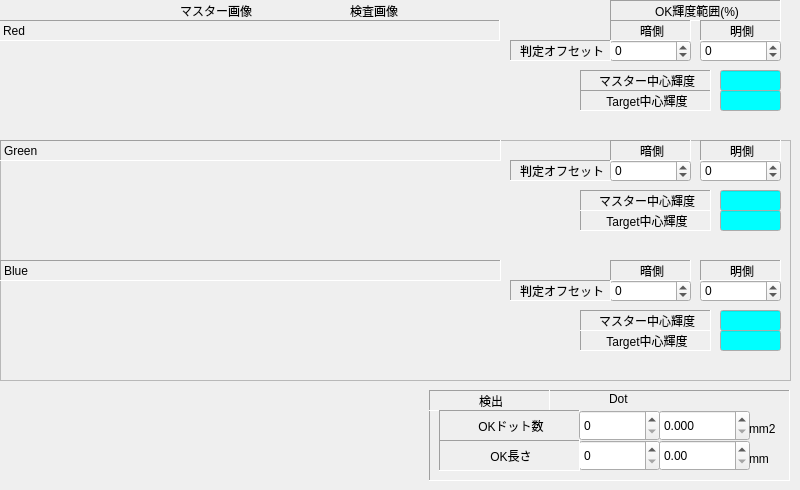
     <widget class="QWidget" name="Broad">
      <widget class="QLabel" name="label_7">
       <property name="geometry">
        <rect>
         <x>350</x>
         <y>0</y>
         <width>131</width>
         <height>21</height>
        </rect>
       </property>
       <property name="text">
        <string>検査画像</string>
       </property>
      </widget>
      <widget class="QSpinBox" name="EditRThrOffsetBL">
       <property name="geometry">
        <rect>
         <x>610</x>
         <y>40</y>
         <width>81</width>
         <height>22</height>
        </rect>
       </property>
       <property name="minimum">
        <number>-256</number>
       </property>
       <property name="maximum">
        <number>256</number>
       </property>
       <property name="value">
        <number>0</number>
       </property>
      </widget>
      <widget class="QLabel" name="label_2">
       <property name="geometry">
        <rect>
         <x>-1</x>
         <y>20</y>
         <width>501</width>
         <height>21</height>
        </rect>
       </property>
       <property name="frameShape">
        <enum>QFrame::Panel</enum>
       </property>
       <property name="frameShadow">
        <enum>QFrame::Sunken</enum>
       </property>
       <property name="text">
        <string>Red</string>
       </property>
      </widget>
      <widget class="QLabel" name="label_38">
       <property name="geometry">
        <rect>
         <x>510</x>
         <y>40</y>
         <width>101</width>
         <height>21</height>
        </rect>
       </property>
       <property name="frameShape">
        <enum>QFrame::Panel</enum>
       </property>
       <property name="frameShadow">
        <enum>QFrame::Sunken</enum>
       </property>
       <property name="text">
        <string>判定オフセット</string>
       </property>
       <property name="alignment">
        <set>Qt::AlignCenter|Qt::AlignHCenter|Qt::AlignLeading|Qt::AlignLeft|Qt::AlignVCenter</set>
       </property>
      </widget>
      <widget class="QLabel" name="label_3">
       <property name="geometry">
        <rect>
         <x>180</x>
         <y>0</y>
         <width>131</width>
         <height>21</height>
        </rect>
       </property>
       <property name="text">
        <string>マスター画像</string>
       </property>
      </widget>
      <widget class="QSpinBox" name="EditRThrOffsetBH">
       <property name="geometry">
        <rect>
         <x>700</x>
         <y>40</y>
         <width>81</width>
         <height>22</height>
        </rect>
       </property>
       <property name="minimum">
        <number>-256</number>
       </property>
       <property name="maximum">
        <number>256</number>
       </property>
       <property name="value">
        <number>0</number>
       </property>
      </widget>
      <widget class="QLabel" name="label_47">
       <property name="geometry">
        <rect>
         <x>580</x>
         <y>70</y>
         <width>131</width>
         <height>21</height>
        </rect>
       </property>
       <property name="frameShape">
        <enum>QFrame::Panel</enum>
       </property>
       <property name="frameShadow">
        <enum>QFrame::Sunken</enum>
       </property>
       <property name="text">
        <string>マスター中心輝度</string>
       </property>
       <property name="alignment">
        <set>Qt::AlignCenter|Qt::AlignHCenter|Qt::AlignLeading|Qt::AlignLeft|Qt::AlignVCenter</set>
       </property>
      </widget>
      <widget class="QLabel" name="label_48">
       <property name="geometry">
        <rect>
         <x>580</x>
         <y>90</y>
         <width>131</width>
         <height>21</height>
        </rect>
       </property>
       <property name="frameShape">
        <enum>QFrame::Panel</enum>
       </property>
       <property name="frameShadow">
        <enum>QFrame::Sunken</enum>
       </property>
       <property name="text">
        <string>Target中心輝度</string>
       </property>
       <property name="alignment">
        <set>Qt::AlignCenter|Qt::AlignHCenter|Qt::AlignLeading|Qt::AlignLeft|Qt::AlignVCenter</set>
       </property>
      </widget>
      <widget class="QLineEdit" name="EditCenterBrightTargetBR">
       <property name="geometry">
        <rect>
         <x>720</x>
         <y>90</y>
         <width>61</width>
         <height>21</height>
        </rect>
       </property>
       <property name="palette">
        <palette>
         <active>
          <colorrole role="Base">
           <brush brushstyle="SolidPattern">
            <color alpha="255">
             <red>0</red>
             <green>255</green>
             <blue>255</blue>
            </color>
           </brush>
          </colorrole>
         </active>
         <inactive>
          <colorrole role="Base">
           <brush brushstyle="SolidPattern">
            <color alpha="255">
             <red>0</red>
             <green>255</green>
             <blue>255</blue>
            </color>
           </brush>
          </colorrole>
         </inactive>
         <disabled>
          <colorrole role="Base">
           <brush brushstyle="SolidPattern">
            <color alpha="255">
             <red>192</red>
             <green>192</green>
             <blue>192</blue>
            </color>
           </brush>
          </colorrole>
         </disabled>
        </palette>
       </property>
       <property name="alignment">
        <set>Qt::AlignRight|Qt::AlignTrailing|Qt::AlignVCenter</set>
       </property>
      </widget>
      <widget class="QLabel" name="label_17">
       <property name="geometry">
        <rect>
         <x>610</x>
         <y>0</y>
         <width>171</width>
         <height>21</height>
        </rect>
       </property>
       <property name="frameShape">
        <enum>QFrame::Panel</enum>
       </property>
       <property name="frameShadow">
        <enum>QFrame::Sunken</enum>
       </property>
       <property name="text">
        <string>OK輝度範囲(%)</string>
       </property>
       <property name="alignment">
        <set>Qt::AlignCenter|Qt::AlignHCenter|Qt::AlignLeading|Qt::AlignLeft|Qt::AlignVCenter</set>
       </property>
      </widget>
      <widget class="QFrame" name="frame_2">
       <property name="geometry">
        <rect>
         <x>429</x>
         <y>390</y>
         <width>361</width>
         <height>91</height>
        </rect>
       </property>
       <property name="frameShape">
        <enum>QFrame::Panel</enum>
       </property>
       <property name="frameShadow">
        <enum>QFrame::Sunken</enum>
       </property>
       <widget class="QLabel" name="label_153">
        <property name="geometry">
         <rect>
          <x>0</x>
          <y>0</y>
          <width>121</width>
          <height>21</height>
         </rect>
        </property>
        <property name="frameShape">
         <enum>QFrame::Panel</enum>
        </property>
        <property name="frameShadow">
         <enum>QFrame::Sunken</enum>
        </property>
        <property name="text">
         <string>検出</string>
        </property>
        <property name="alignment">
         <set>Qt::AlignCenter|Qt::AlignHCenter|Qt::AlignLeading|Qt::AlignLeft|Qt::AlignVCenter</set>
        </property>
       </widget>
       <widget class="QLabel" name="label_37">
        <property name="geometry">
         <rect>
          <x>320</x>
          <y>60</y>
          <width>41</width>
          <height>18</height>
         </rect>
        </property>
        <property name="text">
         <string>mm</string>
        </property>
       </widget>
       <widget class="QLabel" name="label_18">
        <property name="geometry">
         <rect>
          <x>10</x>
          <y>20</y>
          <width>141</width>
          <height>31</height>
         </rect>
        </property>
        <property name="frameShape">
         <enum>QFrame::Panel</enum>
        </property>
        <property name="frameShadow">
         <enum>QFrame::Sunken</enum>
        </property>
        <property name="text">
         <string>OKドット数</string>
        </property>
        <property name="alignment">
         <set>Qt::AlignCenter|Qt::AlignHCenter|Qt::AlignLeading|Qt::AlignLeft|Qt::AlignVCenter</set>
        </property>
       </widget>
       <widget class="QLabel" name="label_10">
        <property name="geometry">
         <rect>
          <x>180</x>
          <y>0</y>
          <width>61</width>
          <height>18</height>
         </rect>
        </property>
        <property name="text">
         <string>Dot</string>
        </property>
       </widget>
       <widget class="QDoubleSpinBox" name="doubleSpinBoxOKDotBMM">
        <property name="geometry">
         <rect>
          <x>230</x>
          <y>20</y>
          <width>91</width>
          <height>31</height>
         </rect>
        </property>
        <property name="decimals">
         <number>3</number>
        </property>
        <property name="maximum">
         <double>99999999.000000000000000</double>
        </property>
        <property name="singleStep">
         <double>0.100000000000000</double>
        </property>
       </widget>
       <widget class="QSpinBox" name="EditOKDotB">
        <property name="geometry">
         <rect>
          <x>150</x>
          <y>20</y>
          <width>81</width>
          <height>31</height>
         </rect>
        </property>
        <property name="maximum">
         <number>99999999</number>
        </property>
       </widget>
       <widget class="QLabel" name="label_11">
        <property name="geometry">
         <rect>
          <x>320</x>
          <y>30</y>
          <width>41</width>
          <height>18</height>
         </rect>
        </property>
        <property name="text">
         <string>mm2</string>
        </property>
       </widget>
       <widget class="QSpinBox" name="EditOKLengthB">
        <property name="geometry">
         <rect>
          <x>150</x>
          <y>50</y>
          <width>81</width>
          <height>31</height>
         </rect>
        </property>
        <property name="maximum">
         <number>99999999</number>
        </property>
       </widget>
       <widget class="QDoubleSpinBox" name="doubleSpinBoxOKLengthBMM">
        <property name="geometry">
         <rect>
          <x>230</x>
          <y>50</y>
          <width>91</width>
          <height>31</height>
         </rect>
        </property>
        <property name="maximum">
         <double>99999999.000000000000000</double>
        </property>
       </widget>
       <widget class="QLabel" name="label_35">
        <property name="geometry">
         <rect>
          <x>10</x>
          <y>50</y>
          <width>141</width>
          <height>31</height>
         </rect>
        </property>
        <property name="frameShape">
         <enum>QFrame::Panel</enum>
        </property>
        <property name="frameShadow">
         <enum>QFrame::Sunken</enum>
        </property>
        <property name="text">
         <string>OK長さ</string>
        </property>
        <property name="alignment">
         <set>Qt::AlignCenter|Qt::AlignHCenter|Qt::AlignLeading|Qt::AlignLeft|Qt::AlignVCenter</set>
        </property>
       </widget>
      </widget>
      <widget class="QFrame" name="frameLineGraphBR">
       <property name="geometry">
        <rect>
         <x>0</x>
         <y>40</y>
         <width>501</width>
         <height>91</height>
        </rect>
       </property>
       <property name="frameShape">
        <enum>QFrame::NoFrame</enum>
       </property>
       <property name="frameShadow">
        <enum>QFrame::Plain</enum>
       </property>
      </widget>
      <widget class="QLabel" name="label_19">
       <property name="geometry">
        <rect>
         <x>610</x>
         <y>20</y>
         <width>81</width>
         <height>21</height>
        </rect>
       </property>
       <property name="frameShape">
        <enum>QFrame::Panel</enum>
       </property>
       <property name="frameShadow">
        <enum>QFrame::Sunken</enum>
       </property>
       <property name="text">
        <string>暗側</string>
       </property>
       <property name="alignment">
        <set>Qt::AlignCenter|Qt::AlignHCenter|Qt::AlignLeading|Qt::AlignLeft|Qt::AlignVCenter</set>
       </property>
      </widget>
      <widget class="QFrame" name="frameColor">
       <property name="geometry">
        <rect>
         <x>0</x>
         <y>140</y>
         <width>791</width>
         <height>241</height>
        </rect>
       </property>
       <property name="frameShape">
        <enum>QFrame::StyledPanel</enum>
       </property>
       <property name="frameShadow">
        <enum>QFrame::Raised</enum>
       </property>
       <widget class="QLabel" name="label_52">
        <property name="geometry">
         <rect>
          <x>580</x>
          <y>190</y>
          <width>131</width>
          <height>21</height>
         </rect>
        </property>
        <property name="frameShape">
         <enum>QFrame::Panel</enum>
        </property>
        <property name="frameShadow">
         <enum>QFrame::Sunken</enum>
        </property>
        <property name="text">
         <string>Target中心輝度</string>
        </property>
        <property name="alignment">
         <set>Qt::AlignCenter|Qt::AlignHCenter|Qt::AlignLeading|Qt::AlignLeft|Qt::AlignVCenter</set>
        </property>
       </widget>
       <widget class="QLabel" name="label_9">
        <property name="geometry">
         <rect>
          <x>0</x>
          <y>120</y>
          <width>501</width>
          <height>21</height>
         </rect>
        </property>
        <property name="frameShape">
         <enum>QFrame::Panel</enum>
        </property>
        <property name="frameShadow">
         <enum>QFrame::Sunken</enum>
        </property>
        <property name="text">
         <string>Blue</string>
        </property>
       </widget>
       <widget class="QLabel" name="label_22">
        <property name="geometry">
         <rect>
          <x>610</x>
          <y>0</y>
          <width>81</width>
          <height>21</height>
         </rect>
        </property>
        <property name="frameShape">
         <enum>QFrame::Panel</enum>
        </property>
        <property name="frameShadow">
         <enum>QFrame::Sunken</enum>
        </property>
        <property name="text">
         <string>暗側</string>
        </property>
        <property name="alignment">
         <set>Qt::AlignCenter|Qt::AlignHCenter|Qt::AlignLeading|Qt::AlignLeft|Qt::AlignVCenter</set>
        </property>
       </widget>
       <widget class="QLineEdit" name="EditCenterBrightTargetBG">
        <property name="geometry">
         <rect>
          <x>720</x>
          <y>70</y>
          <width>61</width>
          <height>21</height>
         </rect>
        </property>
        <property name="palette">
         <palette>
          <active>
           <colorrole role="Base">
            <brush brushstyle="SolidPattern">
             <color alpha="255">
              <red>0</red>
              <green>255</green>
              <blue>255</blue>
             </color>
            </brush>
           </colorrole>
          </active>
          <inactive>
           <colorrole role="Base">
            <brush brushstyle="SolidPattern">
             <color alpha="255">
              <red>0</red>
              <green>255</green>
              <blue>255</blue>
             </color>
            </brush>
           </colorrole>
          </inactive>
          <disabled>
           <colorrole role="Base">
            <brush brushstyle="SolidPattern">
             <color alpha="255">
              <red>192</red>
              <green>192</green>
              <blue>192</blue>
             </color>
            </brush>
           </colorrole>
          </disabled>
         </palette>
        </property>
        <property name="alignment">
         <set>Qt::AlignRight|Qt::AlignTrailing|Qt::AlignVCenter</set>
        </property>
       </widget>
       <widget class="QLabel" name="label_50">
        <property name="geometry">
         <rect>
          <x>580</x>
          <y>70</y>
          <width>131</width>
          <height>21</height>
         </rect>
        </property>
        <property name="frameShape">
         <enum>QFrame::Panel</enum>
        </property>
        <property name="frameShadow">
         <enum>QFrame::Sunken</enum>
        </property>
        <property name="text">
         <string>Target中心輝度</string>
        </property>
        <property name="alignment">
         <set>Qt::AlignCenter|Qt::AlignHCenter|Qt::AlignLeading|Qt::AlignLeft|Qt::AlignVCenter</set>
        </property>
       </widget>
       <widget class="QLineEdit" name="EditCenterBrightMasterBB">
        <property name="geometry">
         <rect>
          <x>720</x>
          <y>170</y>
          <width>61</width>
          <height>21</height>
         </rect>
        </property>
        <property name="palette">
         <palette>
          <active>
           <colorrole role="Base">
            <brush brushstyle="SolidPattern">
             <color alpha="255">
              <red>0</red>
              <green>255</green>
              <blue>255</blue>
             </color>
            </brush>
           </colorrole>
          </active>
          <inactive>
           <colorrole role="Base">
            <brush brushstyle="SolidPattern">
             <color alpha="255">
              <red>0</red>
              <green>255</green>
              <blue>255</blue>
             </color>
            </brush>
           </colorrole>
          </inactive>
          <disabled>
           <colorrole role="Base">
            <brush brushstyle="SolidPattern">
             <color alpha="255">
              <red>192</red>
              <green>192</green>
              <blue>192</blue>
             </color>
            </brush>
           </colorrole>
          </disabled>
         </palette>
        </property>
        <property name="alignment">
         <set>Qt::AlignRight|Qt::AlignTrailing|Qt::AlignVCenter</set>
        </property>
       </widget>
       <widget class="QFrame" name="frameLineGraphBB">
        <property name="geometry">
         <rect>
          <x>0</x>
          <y>140</y>
          <width>501</width>
          <height>91</height>
         </rect>
        </property>
        <property name="frameShape">
         <enum>QFrame::NoFrame</enum>
        </property>
        <property name="frameShadow">
         <enum>QFrame::Plain</enum>
        </property>
       </widget>
       <widget class="QLabel" name="label_51">
        <property name="geometry">
         <rect>
          <x>580</x>
          <y>170</y>
          <width>131</width>
          <height>21</height>
         </rect>
        </property>
        <property name="frameShape">
         <enum>QFrame::Panel</enum>
        </property>
        <property name="frameShadow">
         <enum>QFrame::Sunken</enum>
        </property>
        <property name="text">
         <string>マスター中心輝度</string>
        </property>
        <property name="alignment">
         <set>Qt::AlignCenter|Qt::AlignHCenter|Qt::AlignLeading|Qt::AlignLeft|Qt::AlignVCenter</set>
        </property>
       </widget>
       <widget class="QFrame" name="frameLineGraphBG">
        <property name="geometry">
         <rect>
          <x>0</x>
          <y>20</y>
          <width>501</width>
          <height>91</height>
         </rect>
        </property>
        <property name="frameShape">
         <enum>QFrame::NoFrame</enum>
        </property>
        <property name="frameShadow">
         <enum>QFrame::Plain</enum>
        </property>
       </widget>
       <widget class="QLabel" name="label_21">
        <property name="geometry">
         <rect>
          <x>700</x>
          <y>0</y>
          <width>81</width>
          <height>21</height>
         </rect>
        </property>
        <property name="frameShape">
         <enum>QFrame::Panel</enum>
        </property>
        <property name="frameShadow">
         <enum>QFrame::Sunken</enum>
        </property>
        <property name="text">
         <string>明側</string>
        </property>
        <property name="alignment">
         <set>Qt::AlignCenter|Qt::AlignHCenter|Qt::AlignLeading|Qt::AlignLeft|Qt::AlignVCenter</set>
        </property>
       </widget>
       <widget class="QLabel" name="label_23">
        <property name="geometry">
         <rect>
          <x>700</x>
          <y>120</y>
          <width>81</width>
          <height>21</height>
         </rect>
        </property>
        <property name="frameShape">
         <enum>QFrame::Panel</enum>
        </property>
        <property name="frameShadow">
         <enum>QFrame::Sunken</enum>
        </property>
        <property name="text">
         <string>明側</string>
        </property>
        <property name="alignment">
         <set>Qt::AlignCenter|Qt::AlignHCenter|Qt::AlignLeading|Qt::AlignLeft|Qt::AlignVCenter</set>
        </property>
       </widget>
       <widget class="QLineEdit" name="EditCenterBrightMasterBG">
        <property name="geometry">
         <rect>
          <x>720</x>
          <y>50</y>
          <width>61</width>
          <height>21</height>
         </rect>
        </property>
        <property name="palette">
         <palette>
          <active>
           <colorrole role="Base">
            <brush brushstyle="SolidPattern">
             <color alpha="255">
              <red>0</red>
              <green>255</green>
              <blue>255</blue>
             </color>
            </brush>
           </colorrole>
          </active>
          <inactive>
           <colorrole role="Base">
            <brush brushstyle="SolidPattern">
             <color alpha="255">
              <red>0</red>
              <green>255</green>
              <blue>255</blue>
             </color>
            </brush>
           </colorrole>
          </inactive>
          <disabled>
           <colorrole role="Base">
            <brush brushstyle="SolidPattern">
             <color alpha="255">
              <red>192</red>
              <green>192</green>
              <blue>192</blue>
             </color>
            </brush>
           </colorrole>
          </disabled>
         </palette>
        </property>
        <property name="alignment">
         <set>Qt::AlignRight|Qt::AlignTrailing|Qt::AlignVCenter</set>
        </property>
       </widget>
       <widget class="QLineEdit" name="EditCenterBrightTargetBB">
        <property name="geometry">
         <rect>
          <x>720</x>
          <y>190</y>
          <width>61</width>
          <height>21</height>
         </rect>
        </property>
        <property name="palette">
         <palette>
          <active>
           <colorrole role="Base">
            <brush brushstyle="SolidPattern">
             <color alpha="255">
              <red>0</red>
              <green>255</green>
              <blue>255</blue>
             </color>
            </brush>
           </colorrole>
          </active>
          <inactive>
           <colorrole role="Base">
            <brush brushstyle="SolidPattern">
             <color alpha="255">
              <red>0</red>
              <green>255</green>
              <blue>255</blue>
             </color>
            </brush>
           </colorrole>
          </inactive>
          <disabled>
           <colorrole role="Base">
            <brush brushstyle="SolidPattern">
             <color alpha="255">
              <red>192</red>
              <green>192</green>
              <blue>192</blue>
             </color>
            </brush>
           </colorrole>
          </disabled>
         </palette>
        </property>
        <property name="alignment">
         <set>Qt::AlignRight|Qt::AlignTrailing|Qt::AlignVCenter</set>
        </property>
       </widget>
       <widget class="QLabel" name="label_8">
        <property name="geometry">
         <rect>
          <x>0</x>
          <y>0</y>
          <width>501</width>
          <height>21</height>
         </rect>
        </property>
        <property name="frameShape">
         <enum>QFrame::Panel</enum>
        </property>
        <property name="frameShadow">
         <enum>QFrame::Sunken</enum>
        </property>
        <property name="text">
         <string>Green</string>
        </property>
       </widget>
       <widget class="QLabel" name="label_49">
        <property name="geometry">
         <rect>
          <x>580</x>
          <y>50</y>
          <width>131</width>
          <height>21</height>
         </rect>
        </property>
        <property name="frameShape">
         <enum>QFrame::Panel</enum>
        </property>
        <property name="frameShadow">
         <enum>QFrame::Sunken</enum>
        </property>
        <property name="text">
         <string>マスター中心輝度</string>
        </property>
        <property name="alignment">
         <set>Qt::AlignCenter|Qt::AlignHCenter|Qt::AlignLeading|Qt::AlignLeft|Qt::AlignVCenter</set>
        </property>
       </widget>
       <widget class="QLabel" name="label_24">
        <property name="geometry">
         <rect>
          <x>610</x>
          <y>120</y>
          <width>81</width>
          <height>21</height>
         </rect>
        </property>
        <property name="frameShape">
         <enum>QFrame::Panel</enum>
        </property>
        <property name="frameShadow">
         <enum>QFrame::Sunken</enum>
        </property>
        <property name="text">
         <string>暗側</string>
        </property>
        <property name="alignment">
         <set>Qt::AlignCenter|Qt::AlignHCenter|Qt::AlignLeading|Qt::AlignLeft|Qt::AlignVCenter</set>
        </property>
       </widget>
      </widget>
      <widget class="QLineEdit" name="EditCenterBrightMasterBR">
       <property name="geometry">
        <rect>
         <x>720</x>
         <y>70</y>
         <width>61</width>
         <height>21</height>
        </rect>
       </property>
       <property name="palette">
        <palette>
         <active>
          <colorrole role="Base">
           <brush brushstyle="SolidPattern">
            <color alpha="255">
             <red>0</red>
             <green>255</green>
             <blue>255</blue>
            </color>
           </brush>
          </colorrole>
         </active>
         <inactive>
          <colorrole role="Base">
           <brush brushstyle="SolidPattern">
            <color alpha="255">
             <red>0</red>
             <green>255</green>
             <blue>255</blue>
            </color>
           </brush>
          </colorrole>
         </inactive>
         <disabled>
          <colorrole role="Base">
           <brush brushstyle="SolidPattern">
            <color alpha="255">
             <red>192</red>
             <green>192</green>
             <blue>192</blue>
            </color>
           </brush>
          </colorrole>
         </disabled>
        </palette>
       </property>
       <property name="alignment">
        <set>Qt::AlignRight|Qt::AlignTrailing|Qt::AlignVCenter</set>
       </property>
      </widget>
      <widget class="QLabel" name="label_20">
       <property name="geometry">
        <rect>
         <x>700</x>
         <y>20</y>
         <width>81</width>
         <height>21</height>
        </rect>
       </property>
       <property name="frameShape">
        <enum>QFrame::Panel</enum>
       </property>
       <property name="frameShadow">
        <enum>QFrame::Sunken</enum>
       </property>
       <property name="text">
        <string>明側</string>
       </property>
       <property name="alignment">
        <set>Qt::AlignCenter|Qt::AlignHCenter|Qt::AlignLeading|Qt::AlignLeft|Qt::AlignVCenter</set>
       </property>
      </widget>
      <widget class="QFrame" name="frameMasterB">
       <property name="geometry">
        <rect>
         <x>160</x>
         <y>0</y>
         <width>21</width>
         <height>21</height>
        </rect>
       </property>
       <property name="frameShape">
        <enum>QFrame::NoFrame</enum>
       </property>
       <property name="frameShadow">
        <enum>QFrame::Plain</enum>
       </property>
      </widget>
      <widget class="QFrame" name="frameTargetB">
       <property name="geometry">
        <rect>
         <x>330</x>
         <y>0</y>
         <width>21</width>
         <height>21</height>
        </rect>
       </property>
       <property name="frameShape">
        <enum>QFrame::NoFrame</enum>
       </property>
       <property name="frameShadow">
        <enum>QFrame::Plain</enum>
       </property>
      </widget>
      <widget class="QFrame" name="frameThresholdB">
       <property name="geometry">
        <rect>
         <x>530</x>
         <y>0</y>
         <width>21</width>
         <height>21</height>
        </rect>
       </property>
       <property name="frameShape">
        <enum>QFrame::NoFrame</enum>
       </property>
       <property name="frameShadow">
        <enum>QFrame::Plain</enum>
       </property>
      </widget>
      <widget class="QSpinBox" name="EditBThrOffsetBH">
       <property name="geometry">
        <rect>
         <x>700</x>
         <y>280</y>
         <width>81</width>
         <height>22</height>
        </rect>
       </property>
       <property name="minimum">
        <number>-256</number>
       </property>
       <property name="maximum">
        <number>256</number>
       </property>
       <property name="value">
        <number>0</number>
       </property>
      </widget>
      <widget class="QLabel" name="label_39">
       <property name="geometry">
        <rect>
         <x>510</x>
         <y>160</y>
         <width>101</width>
         <height>21</height>
        </rect>
       </property>
       <property name="frameShape">
        <enum>QFrame::Panel</enum>
       </property>
       <property name="frameShadow">
        <enum>QFrame::Sunken</enum>
       </property>
       <property name="text">
        <string>判定オフセット</string>
       </property>
       <property name="alignment">
        <set>Qt::AlignCenter|Qt::AlignHCenter|Qt::AlignLeading|Qt::AlignLeft|Qt::AlignVCenter</set>
       </property>
      </widget>
      <widget class="QSpinBox" name="EditGThrOffsetBL">
       <property name="geometry">
        <rect>
         <x>610</x>
         <y>160</y>
         <width>81</width>
         <height>22</height>
        </rect>
       </property>
       <property name="minimum">
        <number>-256</number>
       </property>
       <property name="maximum">
        <number>256</number>
       </property>
       <property name="value">
        <number>0</number>
       </property>
      </widget>
      <widget class="QSpinBox" name="EditGThrOffsetBH">
       <property name="geometry">
        <rect>
         <x>700</x>
         <y>160</y>
         <width>81</width>
         <height>22</height>
        </rect>
       </property>
       <property name="minimum">
        <number>-256</number>
       </property>
       <property name="maximum">
        <number>256</number>
       </property>
       <property name="value">
        <number>0</number>
       </property>
      </widget>
      <widget class="QSpinBox" name="EditBThrOffsetBL">
       <property name="geometry">
        <rect>
         <x>610</x>
         <y>280</y>
         <width>81</width>
         <height>22</height>
        </rect>
       </property>
       <property name="minimum">
        <number>-256</number>
       </property>
       <property name="maximum">
        <number>256</number>
       </property>
       <property name="value">
        <number>0</number>
       </property>
      </widget>
      <widget class="QLabel" name="label_55">
       <property name="geometry">
        <rect>
         <x>510</x>
         <y>280</y>
         <width>101</width>
         <height>21</height>
        </rect>
       </property>
       <property name="frameShape">
        <enum>QFrame::Panel</enum>
       </property>
       <property name="frameShadow">
        <enum>QFrame::Sunken</enum>
       </property>
       <property name="text">
        <string>判定オフセット</string>
       </property>
       <property name="alignment">
        <set>Qt::AlignCenter|Qt::AlignHCenter|Qt::AlignLeading|Qt::AlignLeft|Qt::AlignVCenter</set>
       </property>
      </widget>
     </widget>
